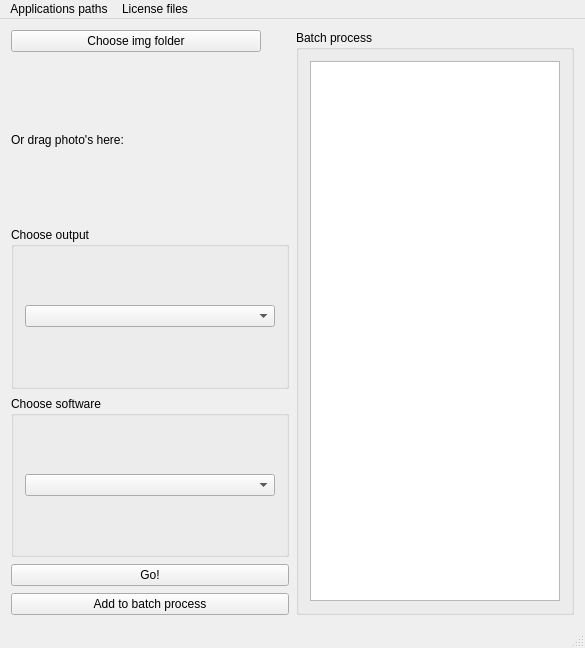
<?xml version="1.0" encoding="UTF-8"?>
<ui version="4.0">
 <class>MainWindow</class>
 <widget class="QMainWindow" name="MainWindow">
  <property name="geometry">
   <rect>
    <x>0</x>
    <y>0</y>
    <width>579</width>
    <height>648</height>
   </rect>
  </property>
  <property name="windowTitle">
   <string>MainWindow</string>
  </property>
  <widget class="QWidget" name="centralwidget">
   <layout class="QHBoxLayout" name="horizontalLayout">
    <item>
     <layout class="QVBoxLayout" name="verticalLayout_2">
      <item>
       <widget class="QPushButton" name="pushButton_load">
        <property name="minimumSize">
         <size>
          <width>250</width>
          <height>0</height>
         </size>
        </property>
        <property name="maximumSize">
         <size>
          <width>250</width>
          <height>16777215</height>
         </size>
        </property>
        <property name="text">
         <string>Choose img folder</string>
        </property>
       </widget>
      </item>
      <item>
       <widget class="QLabel" name="label">
        <property name="minimumSize">
         <size>
          <width>250</width>
          <height>0</height>
         </size>
        </property>
        <property name="maximumSize">
         <size>
          <width>250</width>
          <height>16777215</height>
         </size>
        </property>
        <property name="text">
         <string>Or drag photo's here:</string>
        </property>
       </widget>
      </item>
      <item>
       <layout class="QVBoxLayout" name="verticalLayout"/>
      </item>
      <item>
       <widget class="QGroupBox" name="groupBox">
        <property name="title">
         <string>Choose output</string>
        </property>
        <layout class="QVBoxLayout" name="verticalLayout_3">
         <item>
          <widget class="QComboBox" name="comboBox_output">
           <property name="minimumSize">
            <size>
             <width>250</width>
             <height>0</height>
            </size>
           </property>
          </widget>
         </item>
        </layout>
       </widget>
      </item>
      <item>
       <widget class="QGroupBox" name="groupBox_2">
        <property name="title">
         <string>Choose software</string>
        </property>
        <layout class="QVBoxLayout" name="verticalLayout_4">
         <item>
          <widget class="QComboBox" name="comboBox_soft"/>
         </item>
        </layout>
       </widget>
      </item>
      <item>
       <widget class="QPushButton" name="pushButton_go">
        <property name="text">
         <string>Go!</string>
        </property>
       </widget>
      </item>
      <item>
       <widget class="QPushButton" name="pushButton_add_batch">
        <property name="text">
         <string>Add to batch process</string>
        </property>
       </widget>
      </item>
     </layout>
    </item>
    <item>
     <widget class="QGroupBox" name="groupBox_3">
      <property name="title">
       <string>Batch process</string>
      </property>
      <layout class="QVBoxLayout" name="verticalLayout_5">
       <item>
        <widget class="QListView" name="listView">
         <property name="minimumSize">
          <size>
           <width>250</width>
           <height>0</height>
          </size>
         </property>
        </widget>
       </item>
      </layout>
     </widget>
    </item>
   </layout>
  </widget>
  <widget class="QMenuBar" name="menubar">
   <property name="geometry">
    <rect>
     <x>0</x>
     <y>0</y>
     <width>579</width>
     <height>26</height>
    </rect>
   </property>
   <widget class="QMenu" name="menuAdd_Agisoft_Metashape_License">
    <property name="title">
     <string>Applications paths</string>
    </property>
    <addaction name="actionPath_to_Meshroom"/>
    <addaction name="actionPath_to_ODM"/>
    <addaction name="actionPath_to_Reality_Capture"/>
    <addaction name="actionPath_to_CloudCompare"/>
   </widget>
   <widget class="QMenu" name="menuLicense_files">
    <property name="title">
     <string>License files</string>
    </property>
    <addaction name="actionSelect_Agisoft_Metashape_license_file"/>
   </widget>
   <addaction name="menuAdd_Agisoft_Metashape_License"/>
   <addaction name="menuLicense_files"/>
  </widget>
  <widget class="QStatusBar" name="statusbar"/>
  <action name="actionSelect_Reality_Capture_license_file">
   <property name="text">
    <string>Select Reality Capture license file</string>
   </property>
  </action>
  <action name="actionPath_to_Meshroom">
   <property name="text">
    <string>Path to Meshroom</string>
   </property>
  </action>
  <action name="actionPath_to_Reality_Capture">
   <property name="text">
    <string>Path to Reality Capture</string>
   </property>
  </action>
  <action name="actionPath_to_CloudCompare">
   <property name="text">
    <string>Path to CloudCompare</string>
   </property>
  </action>
  <action name="actionSelect_Agisoft_Metashape_license_file">
   <property name="text">
    <string>Select Agisoft Metashape license file</string>
   </property>
  </action>
  <action name="actionPath_to_ODM">
   <property name="text">
    <string>Path to ODM</string>
   </property>
  </action>
 </widget>
 <layoutdefault spacing="7" margin="11"/>
 <resources/>
 <connections/>
</ui>
